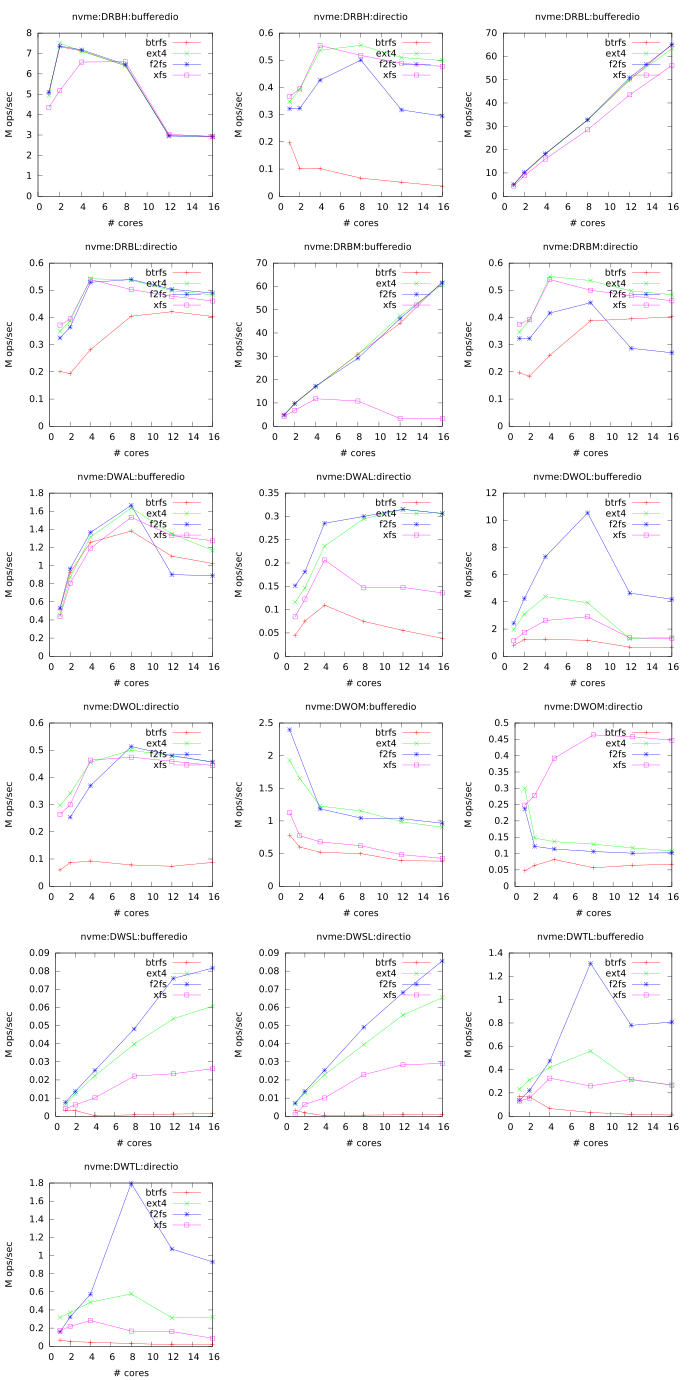

Source code (gnuplot):
# LOG_FILE = logs/2017-05-05-16-02-30.893160/fxmark.log
# DISK_SIZE = 64G
# SYSTEM = Linux perf 4.11.0-rc3+ #116 SMP Mon Mar 27 10:47:58 PDT 2017 x86_64 x86_64 x86_64 GNU/Linux
# NUM_TEST_CONF = 384
# PHYSICAL_CHIPS = 2
# DIRECTIO = bufferedio,directio
# MEDIA_TYPES = ssd,hdd,ramdisk,nvme,mem
# CORE_SEQ = 0,1,2,3,4,5,6,7,8,9,10,11,12,13,14,15,16,17,18,19,20,21,22,23,24,25,26,27,28,29,30,31
# NCORES = 1,2,4,8,12,16
# DURATION = 2s
# BENCH_TYPES = DWAL,DWOL,DWOM,DWSL,DWTL,DRBH,DRBM,DRBL
# CORE_PER_CHIP = 8
# MODEL_NAME = Intel(R) Xeon(R) CPU E5-2630 v3 @ 2.40GHz
# FS_TYPES = ext4,xfs,btrfs,f2fs
# SMT_LEVEL = 2

set term pdfcairo size 6.8999999999999995in,13.799999999999999in font ',10'
set_out='set output "`if test -z $OUT; then echo sc.pdf; else echo $OUT; fi`"'
eval set_out
set multiplot layout 6,3

set title 'nvme:DRBH:bufferedio'
set xlabel '# cores'
set ylabel 'M ops/sec'
plot [0:][0:] 'nvme:btrfs:DRBH:bufferedio.dat' using 1:2 title 'btrfs' with lp ps 0.5, 'nvme:ext4:DRBH:bufferedio.dat' using 1:2 title 'ext4' with lp ps 0.5, 'nvme:f2fs:DRBH:bufferedio.dat' using 1:2 title 'f2fs' with lp ps 0.5, 'nvme:xfs:DRBH:bufferedio.dat' using 1:2 title 'xfs' with lp ps 0.5

set title 'nvme:DRBH:directio'
set xlabel '# cores'
set ylabel 'M ops/sec'
plot [0:][0:] 'nvme:btrfs:DRBH:directio.dat' using 1:2 title 'btrfs' with lp ps 0.5, 'nvme:ext4:DRBH:directio.dat' using 1:2 title 'ext4' with lp ps 0.5, 'nvme:f2fs:DRBH:directio.dat' using 1:2 title 'f2fs' with lp ps 0.5, 'nvme:xfs:DRBH:directio.dat' using 1:2 title 'xfs' with lp ps 0.5

set title 'nvme:DRBL:bufferedio'
set xlabel '# cores'
set ylabel 'M ops/sec'
plot [0:][0:] 'nvme:btrfs:DRBL:bufferedio.dat' using 1:2 title 'btrfs' with lp ps 0.5, 'nvme:ext4:DRBL:bufferedio.dat' using 1:2 title 'ext4' with lp ps 0.5, 'nvme:f2fs:DRBL:bufferedio.dat' using 1:2 title 'f2fs' with lp ps 0.5, 'nvme:xfs:DRBL:bufferedio.dat' using 1:2 title 'xfs' with lp ps 0.5

set title 'nvme:DRBL:directio'
set xlabel '# cores'
set ylabel 'M ops/sec'
plot [0:][0:] 'nvme:btrfs:DRBL:directio.dat' using 1:2 title 'btrfs' with lp ps 0.5, 'nvme:ext4:DRBL:directio.dat' using 1:2 title 'ext4' with lp ps 0.5, 'nvme:f2fs:DRBL:directio.dat' using 1:2 title 'f2fs' with lp ps 0.5, 'nvme:xfs:DRBL:directio.dat' using 1:2 title 'xfs' with lp ps 0.5

set title 'nvme:DRBM:bufferedio'
set xlabel '# cores'
set ylabel 'M ops/sec'
plot [0:][0:] 'nvme:btrfs:DRBM:bufferedio.dat' using 1:2 title 'btrfs' with lp ps 0.5, 'nvme:ext4:DRBM:bufferedio.dat' using 1:2 title 'ext4' with lp ps 0.5, 'nvme:f2fs:DRBM:bufferedio.dat' using 1:2 title 'f2fs' with lp ps 0.5, 'nvme:xfs:DRBM:bufferedio.dat' using 1:2 title 'xfs' with lp ps 0.5

set title 'nvme:DRBM:directio'
set xlabel '# cores'
set ylabel 'M ops/sec'
plot [0:][0:] 'nvme:btrfs:DRBM:directio.dat' using 1:2 title 'btrfs' with lp ps 0.5, 'nvme:ext4:DRBM:directio.dat' using 1:2 title 'ext4' with lp ps 0.5, 'nvme:f2fs:DRBM:directio.dat' using 1:2 title 'f2fs' with lp ps 0.5, 'nvme:xfs:DRBM:directio.dat' using 1:2 title 'xfs' with lp ps 0.5

set title 'nvme:DWAL:bufferedio'
set xlabel '# cores'
set ylabel 'M ops/sec'
plot [0:][0:] 'nvme:btrfs:DWAL:bufferedio.dat' using 1:2 title 'btrfs' with lp ps 0.5, 'nvme:ext4:DWAL:bufferedio.dat' using 1:2 title 'ext4' with lp ps 0.5, 'nvme:f2fs:DWAL:bufferedio.dat' using 1:2 title 'f2fs' with lp ps 0.5, 'nvme:xfs:DWAL:bufferedio.dat' using 1:2 title 'xfs' with lp ps 0.5

set title 'nvme:DWAL:directio'
set xlabel '# cores'
set ylabel 'M ops/sec'
plot [0:][0:] 'nvme:btrfs:DWAL:directio.dat' using 1:2 title 'btrfs' with lp ps 0.5, 'nvme:ext4:DWAL:directio.dat' using 1:2 title 'ext4' with lp ps 0.5, 'nvme:f2fs:DWAL:directio.dat' using 1:2 title 'f2fs' with lp ps 0.5, 'nvme:xfs:DWAL:directio.dat' using 1:2 title 'xfs' with lp ps 0.5

set title 'nvme:DWOL:bufferedio'
set xlabel '# cores'
set ylabel 'M ops/sec'
plot [0:][0:] 'nvme:btrfs:DWOL:bufferedio.dat' using 1:2 title 'btrfs' with lp ps 0.5, 'nvme:ext4:DWOL:bufferedio.dat' using 1:2 title 'ext4' with lp ps 0.5, 'nvme:f2fs:DWOL:bufferedio.dat' using 1:2 title 'f2fs' with lp ps 0.5, 'nvme:xfs:DWOL:bufferedio.dat' using 1:2 title 'xfs' with lp ps 0.5

set title 'nvme:DWOL:directio'
set xlabel '# cores'
set ylabel 'M ops/sec'
plot [0:][0:] 'nvme:btrfs:DWOL:directio.dat' using 1:2 title 'btrfs' with lp ps 0.5, 'nvme:ext4:DWOL:directio.dat' using 1:2 title 'ext4' with lp ps 0.5, 'nvme:f2fs:DWOL:directio.dat' using 1:2 title 'f2fs' with lp ps 0.5, 'nvme:xfs:DWOL:directio.dat' using 1:2 title 'xfs' with lp ps 0.5

set title 'nvme:DWOM:bufferedio'
set xlabel '# cores'
set ylabel 'M ops/sec'
plot [0:][0:] 'nvme:btrfs:DWOM:bufferedio.dat' using 1:2 title 'btrfs' with lp ps 0.5, 'nvme:ext4:DWOM:bufferedio.dat' using 1:2 title 'ext4' with lp ps 0.5, 'nvme:f2fs:DWOM:bufferedio.dat' using 1:2 title 'f2fs' with lp ps 0.5, 'nvme:xfs:DWOM:bufferedio.dat' using 1:2 title 'xfs' with lp ps 0.5

set title 'nvme:DWOM:directio'
set xlabel '# cores'
set ylabel 'M ops/sec'
plot [0:][0:] 'nvme:btrfs:DWOM:directio.dat' using 1:2 title 'btrfs' with lp ps 0.5, 'nvme:ext4:DWOM:directio.dat' using 1:2 title 'ext4' with lp ps 0.5, 'nvme:f2fs:DWOM:directio.dat' using 1:2 title 'f2fs' with lp ps 0.5, 'nvme:xfs:DWOM:directio.dat' using 1:2 title 'xfs' with lp ps 0.5

set title 'nvme:DWSL:bufferedio'
set xlabel '# cores'
set ylabel 'M ops/sec'
plot [0:][0:] 'nvme:btrfs:DWSL:bufferedio.dat' using 1:2 title 'btrfs' with lp ps 0.5, 'nvme:ext4:DWSL:bufferedio.dat' using 1:2 title 'ext4' with lp ps 0.5, 'nvme:f2fs:DWSL:bufferedio.dat' using 1:2 title 'f2fs' with lp ps 0.5, 'nvme:xfs:DWSL:bufferedio.dat' using 1:2 title 'xfs' with lp ps 0.5

set title 'nvme:DWSL:directio'
set xlabel '# cores'
set ylabel 'M ops/sec'
plot [0:][0:] 'nvme:btrfs:DWSL:directio.dat' using 1:2 title 'btrfs' with lp ps 0.5, 'nvme:ext4:DWSL:directio.dat' using 1:2 title 'ext4' with lp ps 0.5, 'nvme:f2fs:DWSL:directio.dat' using 1:2 title 'f2fs' with lp ps 0.5, 'nvme:xfs:DWSL:directio.dat' using 1:2 title 'xfs' with lp ps 0.5

set title 'nvme:DWTL:bufferedio'
set xlabel '# cores'
set ylabel 'M ops/sec'
plot [0:][0:] 'nvme:btrfs:DWTL:bufferedio.dat' using 1:2 title 'btrfs' with lp ps 0.5, 'nvme:ext4:DWTL:bufferedio.dat' using 1:2 title 'ext4' with lp ps 0.5, 'nvme:f2fs:DWTL:bufferedio.dat' using 1:2 title 'f2fs' with lp ps 0.5, 'nvme:xfs:DWTL:bufferedio.dat' using 1:2 title 'xfs' with lp ps 0.5

set title 'nvme:DWTL:directio'
set xlabel '# cores'
set ylabel 'M ops/sec'
plot [0:][0:] 'nvme:btrfs:DWTL:directio.dat' using 1:2 title 'btrfs' with lp ps 0.5, 'nvme:ext4:DWTL:directio.dat' using 1:2 title 'ext4' with lp ps 0.5, 'nvme:f2fs:DWTL:directio.dat' using 1:2 title 'f2fs' with lp ps 0.5, 'nvme:xfs:DWTL:directio.dat' using 1:2 title 'xfs' with lp ps 0.5

unset multiplot
set output
